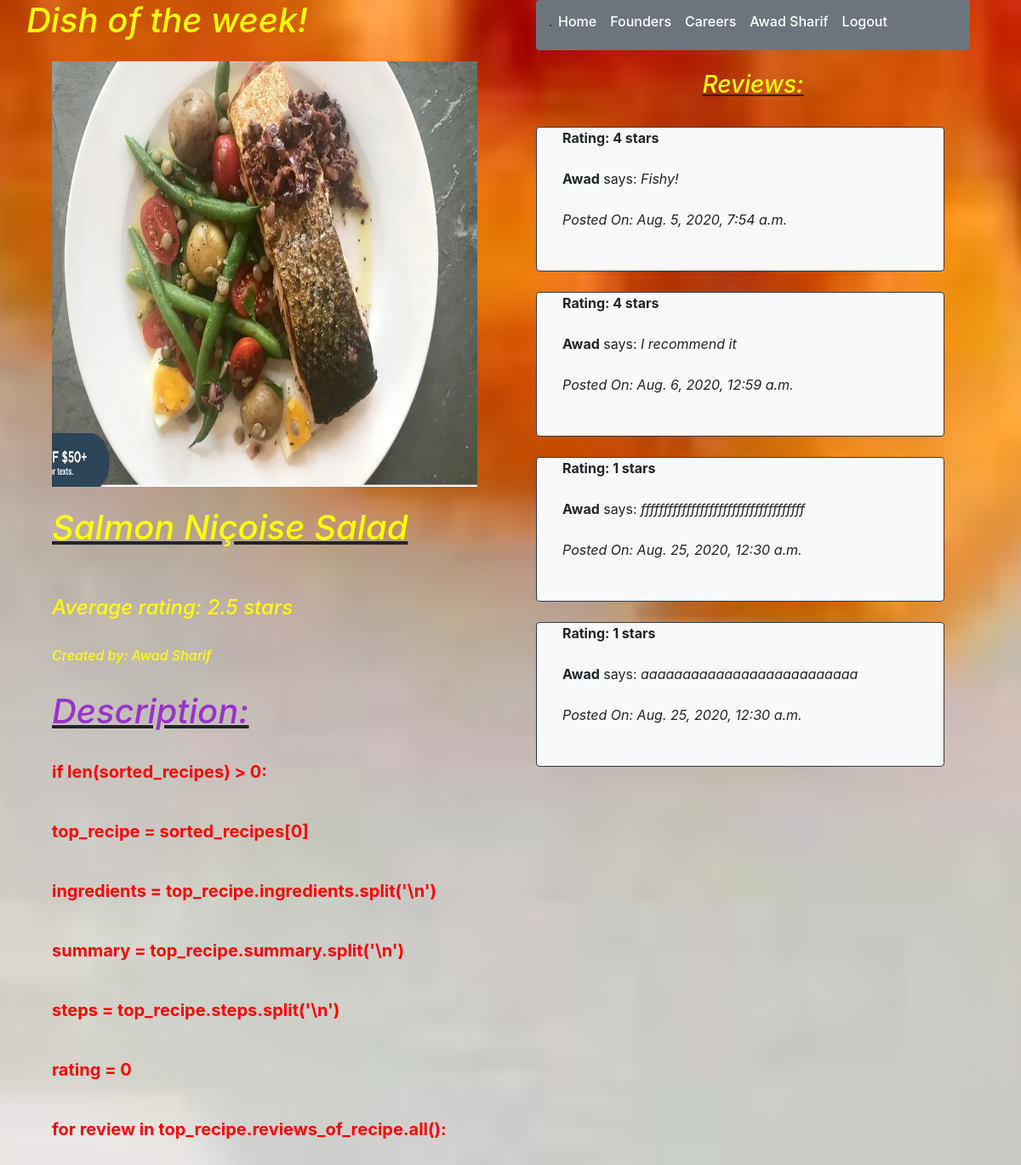
Page /recipe/best (signed in, upper part) on the earlier database version.
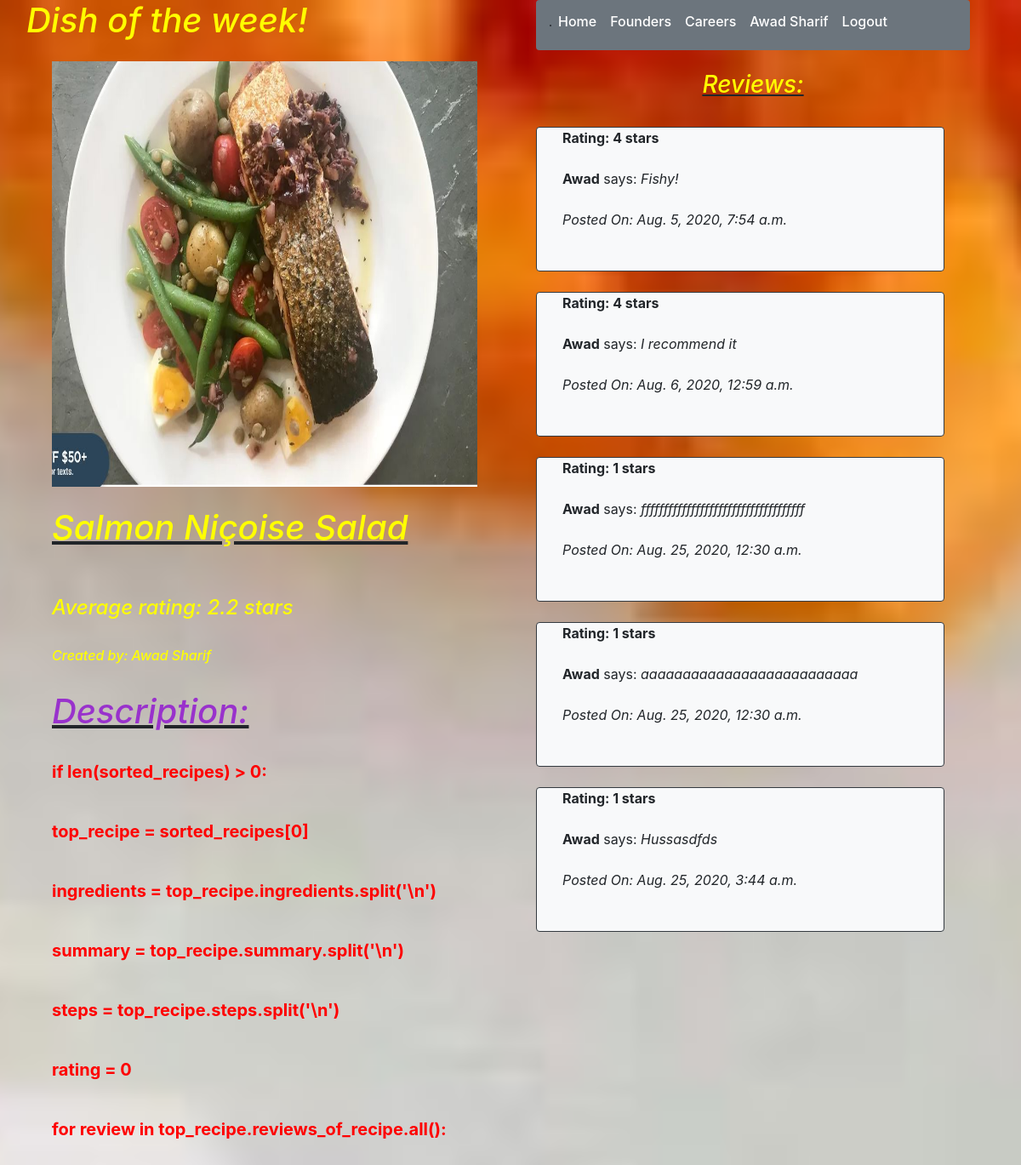
Same page on the later database version.
### recipe_app/models.py (models this page shows)
class Reviews(models.Model):
    content = models.TextField()
    rating = models.IntegerField()
    reviewer = models.ForeignKey(User,related_name="reviews_of_user",on_delete = models.CASCADE)
    recipe = models.ForeignKey(Recipes,related_name="reviews_of_recipe",on_delete = models.CASCADE)
    created_at = models.DateTimeField(auto_now_add=True)
    updated_at = models.DateTimeField(auto_now=True)
    objects = Reviews_Manager()

class User(models.Model):
    first_name = models.CharField(max_length=255)
    last_name = models.CharField(max_length=255)
    email = models.EmailField(max_length=255)
    password = models.CharField(max_length=255)
    created_at = models.DateTimeField(auto_now_add=True)
    updated_at = models.DateTimeField(auto_now=True)
    profilepic = models.CharField(null=True, max_length=255)
    objects = UserManager()

### recipe_app/views.py (the view)
# urls.py: path('recipe/best', views.dish_of_the_week),
def dish_of_the_week(request):
    if 'userid' not in request.session:
        return redirect('/')
    recipes = Recipes.objects.all()
    all_reviews = []
    all_recipes = []
    sorted_recipes = []
    for recipe in recipes:
        if recipe.is_dessert == False:
            all_recipes.append(recipe)
            all_reviews.append(len(recipe.reviews_of_recipe.all()))
    all_reviews = sorted(all_reviews, reverse=True)
    i = 0
    for i in range(len(all_reviews)):
        for recipe in all_recipes:
            if (all_reviews[i] == len(recipe.reviews_of_recipe.all())):
                sorted_recipes.append(recipe)
    if len(sorted_recipes) > 0:
        top_recipe = sorted_recipes[0]
        ingredients = top_recipe.ingredients.split('\n')
        summary = top_recipe.summary.split('\n')
        steps = top_recipe.steps.split('\n')
        rating = 0
        for review in top_recipe.reviews_of_recipe.all():
            rating += review.rating
        if len(top_recipe.reviews_of_recipe.all()) > 0:
            average_rating = round(rating / len(top_recipe.reviews_of_recipe.all()),2)
        else:
            average_rating = 0
        reviews = top_recipe.reviews_of_recipe.all()
    else:
        return redirect('/cookbook')
    context = {
        'User': User.objects.get(id=request.session['userid']),
        "recipes": top_recipe,
        "summaries": summary,
        "ingredients": ingredients,
        "steps": steps,
        "rating": average_rating,
        "Reviews": reviews
    }
    return render(request,'dish_of_the_week.html',context)

### recipe_app/templates/dish_of_the_week.html (shortened to what the changed rows need)
{% load static %}
<!DOCTYPE html>
<html lang="en">
    <head>
        <link rel="stylesheet" href="https://stackpath.bootstrapcdn.com/bootstrap/4.5.0/css/bootstrap.min.css">
        <link rel="stylesheet" type="text/css" href="/static/css/style.css">
    </head>
    <body class="welcome bg-light">
        <div class="container">
            <div class="row">
                <div class="col-6 px-3">
                    <div class="form-group row">
                        <em><h1 class="text">Dish of the week!</h1></em>
                    </div>
                    <div class="col-12">
                        <br>
                        <em><u><h1 class="text">{{recipes.name}}</h1></u></em>
                        <br><br>
                        <em><h4 class="text">Average rating: {{rating}} stars</h4></em>
                        <br>
                        <br>
                        <br>
                        {% for summary in summaries %}
                            <b><p class="info">{{ summary }}</p></b>
                            <br>
                        {% endfor %}
                        <br>
                        <br>
                        {% for ingredient in ingredients %}
                            <br>
                        {% endfor %}
                        <br>
                        <br>
                        {% for step in steps %}
                            <br>
                        {% endfor %}
                    </div>
                </div>
                <div class="col-6">
                    <div class="col-12">
                        <br>
                        <br>
                        <div class="form-group row">
                            {% for review in Reviews %}
                                <br><br>
                                <div class="card-deck col-12 bg-dark-rounded">
                                    <br><br><br><br>
                                    <div class="card mb-4 bg-light rounded border border-dark">
                                        <div class="col-12">
                                            <div class="col-12">
                                                <b>Rating: {{review.rating}} stars</b>
                                                <br><br>
                                                <strong>{{review.reviewer.first_name}}</strong> says: <em>{{review.content}}</em>
                                                <br><br>
                                                <em>Posted On: {{review.created_at}}</em>
                                                <br><br>
                                            </div>
                                            <br>
                                        </div>
                                    </div>
                                </div>
                                <br><br>
                            {% endfor %}
                        </div>
                    </div>
                </div>
                    <br><br>
                    <br>
                </div>
            </div>
    </body>
</html>

Differences in the rows shown:
added Reviews: rating "1", reviewer.first_name "Awad", content "Hussasdfds", created_at "Aug. 25, 2020, 3:44 a.m."
Other differences:
{{ rating }}: "2.5" → "2.2"
